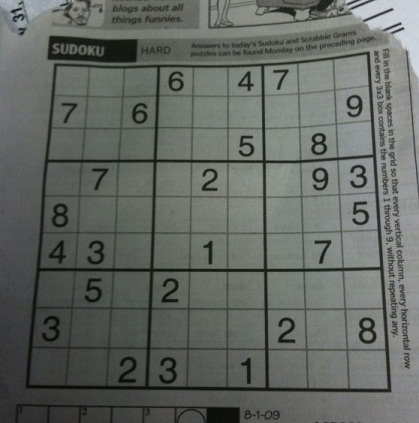
//> input picture data/sudoku.jpg, 419 x 423 px
$ ./Sudoku_Solver   (built with g++ and OpenCV 4)
//> lines starting //> are read from the running program, lines starting //| are printed output that depends on the picture; after the words box and inside, x2 and y2 are one past the last pixel; in counts of white or black regions, pixels touching at a corner belong together
### src/digitrecognizer.h
#include <opencv2/opencv.hpp>
#include <opencv2/highgui.hpp>
#include <opencv2/ml.hpp>


using namespace cv;

#define MAX_NUM_IMAGES	60000

class DigitRecognizer
{
public:
	DigitRecognizer();
	~DigitRecognizer();

	bool train(char* trainPath, char* labelsPath);
	int classify(Mat img);

private:
	cv::Mat preprocessImage(Mat img);
	int readFlippedInteger(FILE *fp);

private:
	KNearest	*knn;
	int numRows, numCols, numImages;
};

### src/Sudoku Solver.cpp
// Sudoku Solver.cpp : Defines the entry point for the console application.
//

#include <iostream>
#include <vector>

#include <opencv2/opencv.hpp>
#include <opencv2/highgui.hpp>
#include <opencv2/legacy.hpp>

#include "digitrecognizer.h"

using namespace cv;

// Record the execution time of some code, in milliseconds.
#define DECLARE_TIMING(s)  int64 timeStart_##s; double timeDiff_##s; double timeTally_##s = 0; int countTally_##s = 0
#define START_TIMING(s)    timeStart_##s = cvGetTickCount()
#define STOP_TIMING(s) 	   timeDiff_##s = (double)(cvGetTickCount() - timeStart_##s); timeTally_##s += timeDiff_##s; countTally_##s++
#define GET_TIMING(s) 	   (double)(timeDiff_##s / (cvGetTickFrequency()*1000.0))
#define GET_AVERAGE_TIMING(s)   (double)(countTally_##s ? timeTally_##s/ ((double)countTally_##s * cvGetTickFrequency()*1000.0) : 0)
#define CLEAR_AVERAGE_TIMING(s) timeTally_##s = 0; countTally_##s = 0

void drawLine(Vec2f line, Mat &img, Scalar rgb = CV_RGB(0,0,255))
{
	if(line[1]!=0)
	{
		float m = -1/tan(line[1]);
		float c = line[0]/sin(line[1]);

		cv::line(img, Point(0, c), Point(img.size().width, m*img.size().width+c), rgb);
	}
	else
	{
		cv::line(img, Point(line[0], 0), Point(line[0], img.size().height), rgb);
	}
}

// [4 lines left out: function drawLine, not called in this run]

void mergeRelatedLines(std::vector<Vec2f> *lines, Mat &img)
{
	std::vector<Vec2f>::iterator current;
	std::vector<Vec4i> points(lines->size());
	for(current=lines->begin();current!=lines->end();current++)
	{
		if((*current)[0]==0 && (*current)[1]==-100)
			continue;

		float p1 = (*current)[0];
		float theta1 = (*current)[1];

		Point pt1current, pt2current;
		if(theta1>CV_PI*45/180 && theta1<CV_PI*135/180)
		{
			pt1current.x=0;
			pt1current.y = p1/sin(theta1);

			pt2current.x=img.size().width;
			pt2current.y=-pt2current.x/tan(theta1) + p1/sin(theta1);
		}
		else
		{
			pt1current.y=0;
			pt1current.x=p1/cos(theta1);

			pt2current.y=img.size().height;
			pt2current.x=-pt2current.y/tan(theta1) + p1/cos(theta1);
		}

		std::vector<Vec2f>::iterator	pos;
		for(pos=lines->begin();pos!=lines->end();pos++)
		{
			if(*current==*pos)
				continue;

			if(fabs((*pos)[0]-(*current)[0])<20 && fabs((*pos)[1]-(*current)[1])<CV_PI*10/180)
			{
				float p = (*pos)[0];
				float theta = (*pos)[1];

				Point pt1, pt2;
				if((*pos)[1]>CV_PI*45/180 && (*pos)[1]<CV_PI*135/180)
				{
					pt1.x=0;
					pt1.y = p/sin(theta);

					pt2.x=img.size().width;
					pt2.y=-pt2.x/tan(theta) + p/sin(theta);
				}
				else
				{
					pt1.y=0;
					pt1.x=p/cos(theta);

					pt2.y=img.size().height;
					pt2.x=-pt2.y/tan(theta) + p/cos(theta);
				}

				if(((double)(pt1.x-pt1current.x)*(pt1.x-pt1current.x) + (pt1.y-pt1current.y)*(pt1.y-pt1current.y)<64*64) && ((double)(pt2.x-pt2current.x)*(pt2.x-pt2current.x) + (pt2.y-pt2current.y)*(pt2.y-pt2current.y)<64*64))
				{
					printf("Merging\n");
					// Merge the two
					(*current)[0] = ((*current)[0]+(*pos)[0])/2;
					(*current)[1] = ((*current)[1]+(*pos)[1])/2;

					(*pos)[0]=0;
					(*pos)[1]=-100;
					//lines->erase(pos);
				}
			}
		}
	}

	//return lines;
}

// [59 lines left out: functions findX, findY, findBB, not called in this run]

int main()
{
	Mat sudoku = imread("data/sudoku.jpg",0);
//> sudoku: 423 rows x 419 cols, CV_8UC1; min 5, max 218, mean 101.9

	//Mat sudoku;
	//pyrDown(imread("sudoku3.jpg", 0), sudoku);

	Mat original = sudoku.clone();

	DECLARE_TIMING(sudTimer);
	START_TIMING(sudTimer);

	// Create a duplicate. We'll try to extract grid lines in this image
	Mat outerBox = Mat(sudoku.size(), CV_8UC1);


	//erode(sudoku, sudoku, kernel);

	GaussianBlur(sudoku, sudoku, Size(11,11), 0);
	adaptiveThreshold(sudoku, outerBox, 255, ADAPTIVE_THRESH_MEAN_C, THRESH_BINARY, 5, 2);
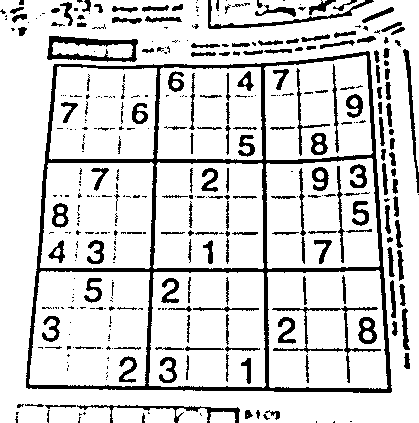
//> outerBox: 423 rows x 419 cols, CV_8UC1; 83.5% white; 389 black regions (212 under 20 px), largest, box (x1, y1, x2, y2) and area: (26, 51, 392, 393) 10109, (47, 36, 138, 62) 1011, (272, 306, 381, 383) 771

	bitwise_not(outerBox, outerBox);

	Mat kernel = (Mat_<uchar>(3,3) << 0,1,0,1,1,1,0,1,0);
	dilate(outerBox, outerBox, kernel);


	int count=0;
	int max=-1;
	Point maxPt;

	Mat cloneOuterBox = outerBox.clone();

	for(int y=0;y<outerBox.size().height;y++)
	{
		uchar *row = outerBox.ptr(y);
		for(int x=0;x<outerBox.size().width;x++)
		{
			if(row[x]>=128)
			{
				int area = floodFill(outerBox, Point(x,y), CV_RGB(0,0,64));

				if(area>max)
				{
					maxPt = Point(x,y);
					max = area;
				}
			}
		}


		//printf("Current row: %d\n", y);
	}
//> this loop made 423 passes
//> (maxPt, max) on passes 1 to 3: (Point(207, 0), 1602), (Point(207, 0), 1602), (Point(207, 0), 1602)
//> outerBox: 423 rows x 419 cols, CV_8UC1; values 0 (black) and 64 (white), 27.2% white; 186 white regions (34 under 20 px), largest, box (x1, y1, x2, y2) and area: (25, 50, 393, 394) 15245, (271, 274, 382, 384) 1798, (207, 0, 375, 30) 1717
//> after the loop, max = 15245

	floodFill(outerBox, maxPt, CV_RGB(255,255,255));

	for(int y=0;y<outerBox.size().height;y++)
	{
		uchar *row = outerBox.ptr(y);
		for(int x=0;x<outerBox.size().width;x++)
		{
			if((unsigned)row[x]==64 && x!=maxPt.x && y!=maxPt.y)
			{
//				int area = floodFill(outerBox, Point(x,y), CV_RGB(0,0,0));
			}
		}
		//printf("Current row: %d\n", y);
	}

	erode(outerBox, outerBox, kernel);

	//imshow("thresholded", outerBox);

	std::vector<Vec2f> lines;
	HoughLines(outerBox, lines, 1, CV_PI/180, 200);
//> lines = 37 lines (rho, theta), first 12: [385, 1.59], [-362, 3.07], [269, 1.57], [-260, 3.12], [388, 1.57], [60, 0.09], [160, 0.03], [-366, 3.09], [-294, 3.11], [160, 1.57], [227, 0], [-329, 3.09]

	//vector<Vec2f>::iterator pos;
	mergeRelatedLines(&lines, sudoku);
//> the loop in mergeRelatedLines, `for(current=lines->begin();current!=lines->end();current++)` made 37 passes
//> lines = 37 items, first 12: [395.2, 1.58], [-371.2, 3.07], [268.5, 1.58], [-260, 3.12], [0, -100], [60, 0.09], [160, 0.03], [-375, 3.09], [-294, 3.11], [161.5, 1.57], [227, 0], [-329, 3.09]

	printf("Size of lines: %i\n", (int)lines.size());
//| Size of lines: 37
	for(unsigned i=0;i<lines.size();i++)
	{
		drawLine(lines[i], outerBox, CV_RGB(0,0,128));
	}
//> this loop made 37 passes
//> (m in drawLine, c in drawLine) on passes 1, 2, 3, 4, 5, 6, 7, 8, 9, 10, 12, 13: (0.0131, 395.3), (14.3, -5322.1), (0.00436, 268.5), (57.29, -14897.6), (-1.7, 0), (-11.43, 688.4), (-28.64, 4584.6), (19.08, -7165.2), (28.64, -8424.2), (-0.00436, 161.5), (19.08, -6286.3), (-1.7, 0)
//> pass 1, `drawLine(lines[i], outerBox, CV_RGB(0,0,128));`:
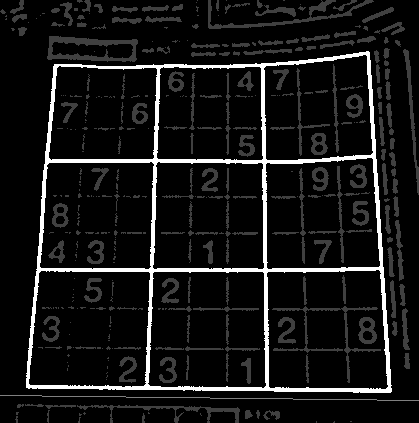
//> outerBox: 423 rows x 419 cols, CV_8UC1; min 0, max 255, mean 21.8
//> after the loop:
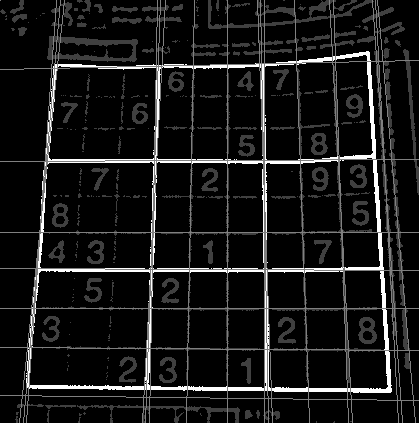
//> outerBox: 423 rows x 419 cols, CV_8UC1; min 0, max 255, mean 23.2

//	imshow("thresholded", outerBox);

	// Now detect the lines on extremes
	Vec2f topEdge = Vec2f(1000,1000);	double topYIntercept=100000, topXIntercept=0;
	Vec2f bottomEdge = Vec2f(-1000,-1000);		double bottomYIntercept=0, bottomXIntercept=0;
	Vec2f leftEdge = Vec2f(1000,1000);	double leftXIntercept=100000, leftYIntercept=0;
	Vec2f rightEdge = Vec2f(-1000,-1000);		double rightXIntercept=0, rightYIntercept=0;
	for(unsigned i=0;i<lines.size();i++)
	{
		Vec2f current = lines[i];

		float p=current[0];
		float theta=current[1];

		if(p==0 && theta==-100)
			continue;

		double xIntercept, yIntercept;
		xIntercept = p/cos(theta);
		yIntercept = p/(cos(theta)*sin(theta));

		if(theta>CV_PI*80/180 && theta<CV_PI*100/180)
		{
			if(p<topEdge[0])
				topEdge = current;

			if(p>bottomEdge[0])
				bottomEdge = current;

			//printf("X: %f, Y: %f\n", xIntercept, yIntercept);

		}
		else if(theta<CV_PI*10/180 || theta>CV_PI*170/180)
		{
			// [5 lines of commented-out code are left out]

			if(xIntercept>rightXIntercept)
			{
				rightEdge = current;
				rightXIntercept = xIntercept;
			}
			else if(xIntercept<=leftXIntercept)
			{
				leftEdge = current;
				leftXIntercept = xIntercept;
			}
		}
	}
//> this loop made 37 passes
//> (p, theta, xIntercept, yIntercept, rightXIntercept) on passes 2, 8, 31: (-371.2, 3.07, 372.2, 5335.1, 372.2), (-375, 3.09, 375.5, 7175.1, 375.5), (-376, 3.05, 377.4, 4330.6, 377.4)
//> (p, theta, xIntercept, yIntercept, leftXIntercept) on passes 4, 6, 24: (-260, 3.12, 260, 14899.9, 260), (60, 0.0873, 60.23, 691.1, 60.23), (56, 0.0698, 56.14, 804.8, 56.14)
//> after the loop, rightXIntercept = 377.4; leftXIntercept = 56.14


	drawLine(topEdge, sudoku, CV_RGB(0,0,0));
	drawLine(bottomEdge, sudoku, CV_RGB(0,0,0));
	drawLine(leftEdge, sudoku, CV_RGB(0,0,0));
	drawLine(rightEdge, sudoku, CV_RGB(0,0,0));
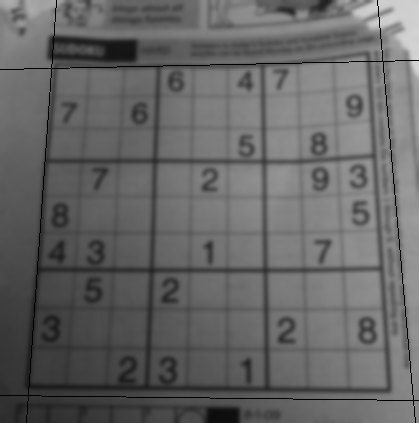
//> sudoku: 423 rows x 419 cols, CV_8UC1; min 0, max 213, mean 101

	Point left1, left2, right1, right2, bottom1, bottom2, top1, top2;

	int height=outerBox.size().height;
//> height = 423
	int width=outerBox.size().width;
//> width = 419

	if(leftEdge[1]!=0)
	{
		left1.x=0;		left1.y=leftEdge[0]/sin(leftEdge[1]);
//> after `left1.y = leftEdge[0]/ sin(leftEdge[1])`: left1 = Point(0, 802)
		left2.x=width;	left2.y=-left2.x/tan(leftEdge[1]) + left1.y;
//> after `left2.x = width`: left2 = Point(419, 0)
//> after `left2.y = - left2.x / tan(leftEdge[1])+ left1.y`: left2 = Point(419, -5189)
	}
	else
	{
		left1.y=0;		left1.x=leftEdge[0]/cos(leftEdge[1]);
		left2.y=height;	left2.x=left1.x - height*tan(leftEdge[1]);
	}

	if(rightEdge[1]!=0)
	{
		right1.x=0;		right1.y=rightEdge[0]/sin(rightEdge[1]);
//> after `right1.y = rightEdge[0]/ sin(rightEdge[1])`: right1 = Point(0, -4314)
		right2.x=width;	right2.y=-right2.x/tan(rightEdge[1]) + right1.y;
//> after `right2.x = width`: right2 = Point(419, 0)
//> after `right2.y = - right2.x / tan(rightEdge[1])+ right1.y`: right2 = Point(419, 475)
	}
	else
	{
		right1.y=0;		right1.x=rightEdge[0]/cos(rightEdge[1]);
		right2.y=height;	right2.x=right1.x - height*tan(rightEdge[1]);
	}

	bottom1.x=0;	bottom1.y=bottomEdge[0]/sin(bottomEdge[1]);
//> after `bottom1.y = bottomEdge[0]/ sin(bottomEdge[1])`: bottom1 = Point(0, 395)
	bottom2.x=width;bottom2.y=-bottom2.x/tan(bottomEdge[1]) + bottom1.y;
//> after `bottom2.x = width`: bottom2 = Point(419, 0)
//> after `bottom2.y = - bottom2.x / tan(bottomEdge[1])+ bottom1.y`: bottom2 = Point(419, 400)

	top1.x=0;		top1.y=topEdge[0]/sin(topEdge[1]);
//> after `top1.y = topEdge[0]/ sin(topEdge[1])`: top1 = Point(0, 69)
	top2.x=width;	top2.y=-top2.x/tan(topEdge[1]) + top1.y;
//> after `top2.x = width`: top2 = Point(419, 0)
//> after `top2.y = - top2.x / tan(topEdge[1])+ top1.y`: top2 = Point(419, 59)

	// Next, we find the intersection of  these four lines
    double leftA = left2.y-left1.y;
//> leftA = -5991
    double leftB = left1.x-left2.x;
//> leftB = -419
    double leftC = leftA*left1.x + leftB*left1.y;
//> leftC = -336038

    double rightA = right2.y-right1.y;
//> rightA = 4789
    double rightB = right1.x-right2.x;
//> rightB = -419
    double rightC = rightA*right1.x + rightB*right1.y;
//> rightC = 1807566

    double topA = top2.y-top1.y;
//> topA = -10
    double topB = top1.x-top2.x;
//> topB = -419
    double topC = topA*top1.x + topB*top1.y;
//> topC = -28911

    double bottomA = bottom2.y-bottom1.y;
//> bottomA = 5
    double bottomB = bottom1.x-bottom2.x;
//> bottomB = -419
    double bottomC = bottomA*bottom1.x + bottomB*bottom1.y;
//> bottomC = -165505

    // Intersection of left and top
    double detTopLeft = leftA*topB - leftB*topA;
//> detTopLeft = 2506039
    CvPoint ptTopLeft = cvPoint((topB*leftC - leftB*topC)/detTopLeft, (leftA*topC - topA*leftC)/detTopLeft);
//> ptTopLeft = Point(51, 67)

    // Intersection of top and right
    double detTopRight = rightA*topB - rightB*topA;
//> detTopRight = -2010781
    CvPoint ptTopRight = cvPoint((topB*rightC-rightB*topC)/detTopRight, (rightA*topC-topA*rightC)/detTopRight);
//> ptTopRight = Point(382, 59)

    // Intersection of right and bottom
    double detBottomRight = rightA*bottomB - rightB*bottomA;
//> detBottomRight = -2004496
    CvPoint ptBottomRight = cvPoint((bottomB*rightC-rightB*bottomC)/detBottomRight, (rightA*bottomC-bottomA*rightC)/detBottomRight);
//> ptBottomRight = Point(412, 399)

    // Intersection of bottom and left
    double detBottomLeft = leftA*bottomB-leftB*bottomA;
//> detBottomLeft = 2512324
    CvPoint ptBottomLeft = cvPoint((bottomB*leftC-leftB*bottomC)/detBottomLeft, (leftA*bottomC-bottomA*leftC)/detBottomLeft);
//> ptBottomLeft = Point(28, 395)

	cv::line(sudoku, ptTopRight, ptTopRight, CV_RGB(255,0,0), 10);
//> sudoku: 423 rows x 419 cols, CV_8UC1; 63 pixels changed, all inside (x1, y1, x2, y2) = (377, 55, 388, 65)
	cv::line(sudoku, ptTopLeft, ptTopLeft, CV_RGB(255,0,0), 10);
//> sudoku: 423 rows x 419 cols, CV_8UC1; min 0, max 213, mean 100.9
	cv::line(sudoku, ptBottomRight, ptBottomRight, CV_RGB(255,0,0), 10);
//> sudoku: 423 rows x 419 cols, CV_8UC1; min 0, max 213, mean 100.8
	cv::line(sudoku, ptBottomLeft, ptBottomLeft, CV_RGB(255,0,0), 10);
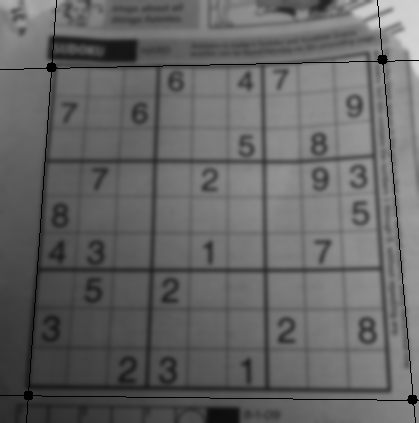
//> sudoku: 423 rows x 419 cols, CV_8UC1; min 0, max 213, mean 100.8

	// Correct the perspective transform
	int maxLength = (ptBottomLeft.x-ptBottomRight.x)*(ptBottomLeft.x-ptBottomRight.x) + (ptBottomLeft.y-ptBottomRight.y)*(ptBottomLeft.y-ptBottomRight.y);
//> maxLength = 147472
	int temp = (ptTopRight.x-ptBottomRight.x)*(ptTopRight.x-ptBottomRight.x) + (ptTopRight.y-ptBottomRight.y)*(ptTopRight.y-ptBottomRight.y);
//> temp = 116500
	if(temp>maxLength) maxLength = temp;

	temp = (ptTopRight.x-ptTopLeft.x)*(ptTopRight.x-ptTopLeft.x) + (ptTopRight.y-ptTopLeft.y)*(ptTopRight.y-ptTopLeft.y);
//> temp = 109625
	if(temp>maxLength) maxLength = temp;

	temp = (ptBottomLeft.x-ptTopLeft.x)*(ptBottomLeft.x-ptTopLeft.x) + (ptBottomLeft.y-ptTopLeft.y)*(ptBottomLeft.y-ptTopLeft.y);
//> temp = 108113
	if(temp>maxLength) maxLength = temp;

	maxLength = sqrt((double)maxLength);
//> maxLength = 384


	Point2f src[4], dst[4];
	src[0] = ptTopLeft;			dst[0] = Point2f(0,0);
//> after `src[0]= ptTopLeft`: src = 4 Points (x, y): [51, 67], [0, 0], [0, 0], [0, 0]
	src[1] = ptTopRight;		dst[1] = Point2f(maxLength-1, 0);
//> after `src[1]= ptTopRight`: src = 4 Points (x, y): [51, 67], [382, 59], [0, 0], [0, 0]
//> after `dst[1]= Point2f(maxLength - 1, 0)`: dst = 4 Points (x, y): [0, 0], [383, 0], [0, 0], [0, 0]
	src[2] = ptBottomRight;		dst[2] = Point2f(maxLength-1, maxLength-1);
//> after `src[2]= ptBottomRight`: src = 4 Points (x, y): [51, 67], [382, 59], [412, 399], [0, 0]
//> after `dst[2]= Point2f(maxLength - 1, maxLength - 1)`: dst = 4 Points (x, y): [0, 0], [383, 0], [383, 383], [0, 0]
	src[3] = ptBottomLeft;		dst[3] = Point2f(0, maxLength-1);
//> after `src[3]= ptBottomLeft`: src = 4 Points (x, y): [51, 67], [382, 59], [412, 399], [28, 395]
//> after `dst[3]= Point2f(0, maxLength - 1)`: dst = 4 Points (x, y): [0, 0], [383, 0], [383, 383], [0, 383]

	Mat undistorted = Mat(Size(maxLength, maxLength), CV_8UC1);
//> undistorted: 384 rows x 384 cols, CV_8UC1; every value is 0
	cv::warpPerspective(original, undistorted, cv::getPerspectiveTransform(src, dst), Size(maxLength, maxLength));
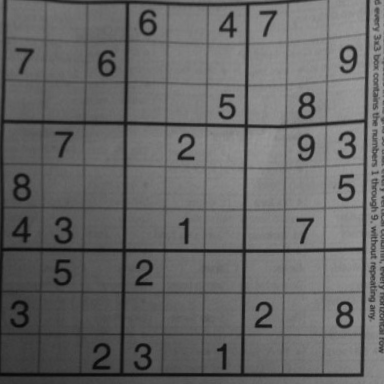
//> undistorted: 384 rows x 384 cols, CV_8UC1; min 7, max 161, mean 102.3


STOP_TIMING(sudTimer);

	printf("Time taken: %f\n", GET_TIMING(sudTimer));
//	imshow("Lines", outerBox);
//	imshow("SuDoKu", sudoku);

	Mat undistortedThreshed = undistorted.clone();

	// Show this sample
	//threshold(undistorted, undistortedThreshed, 128, 255, CV_THRESH_BINARY_INV);
	adaptiveThreshold(undistorted, undistortedThreshed, 255, CV_ADAPTIVE_THRESH_GAUSSIAN_C, CV_THRESH_BINARY_INV, 101, 1);
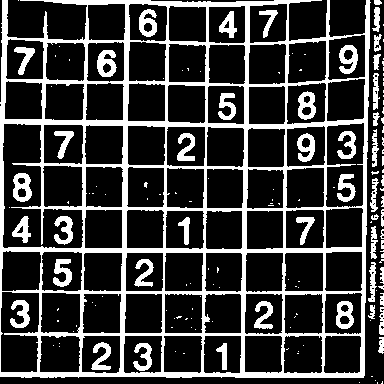
//> undistortedThreshed: 384 rows x 384 cols, CV_8UC1; 23.7% white; 152 white regions (104 under 20 px), largest, box (x1, y1, x2, y2) and area: (0, 0, 371, 378) 25673, (13, 173, 32, 202) 356, (97, 50, 117, 77) 347
//> (the run ends here: the program needs code that is not available in this run)
